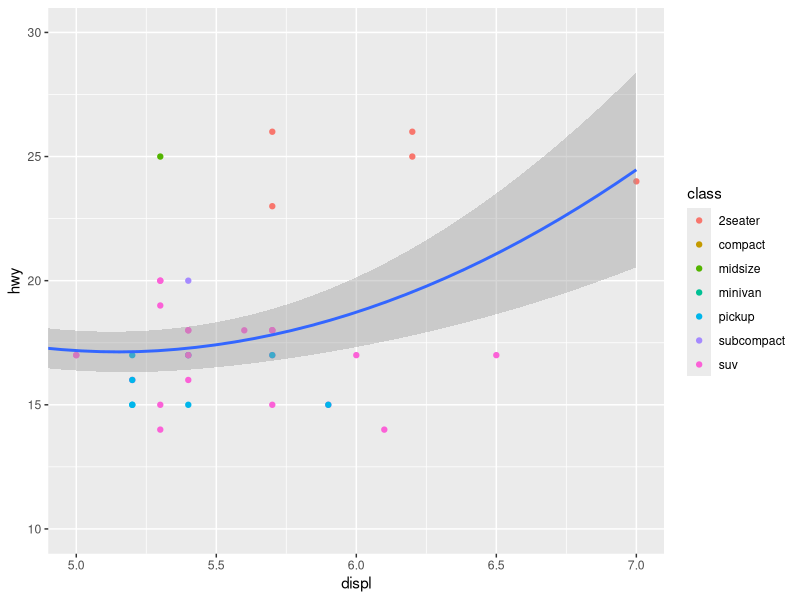
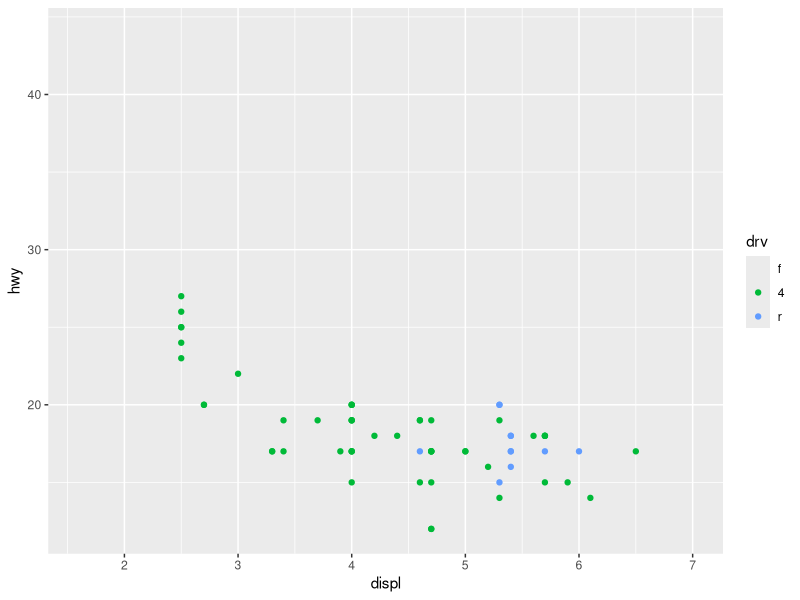
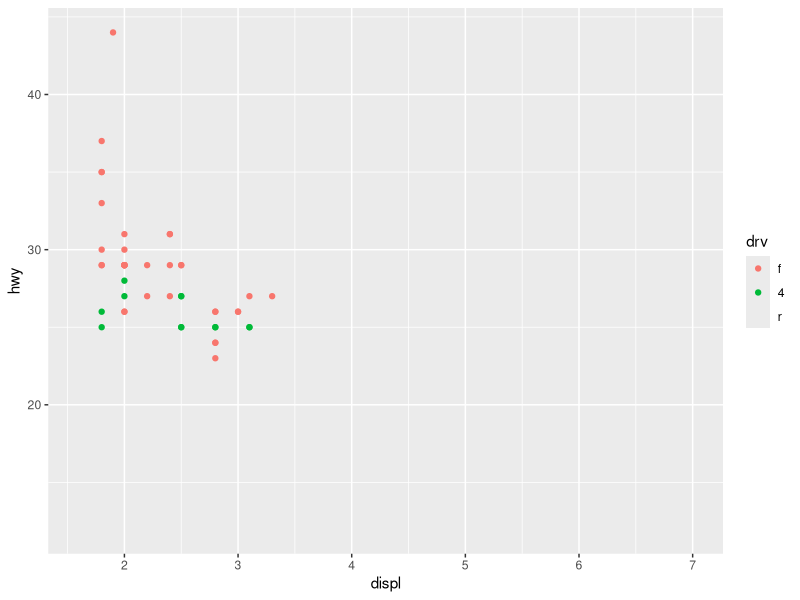
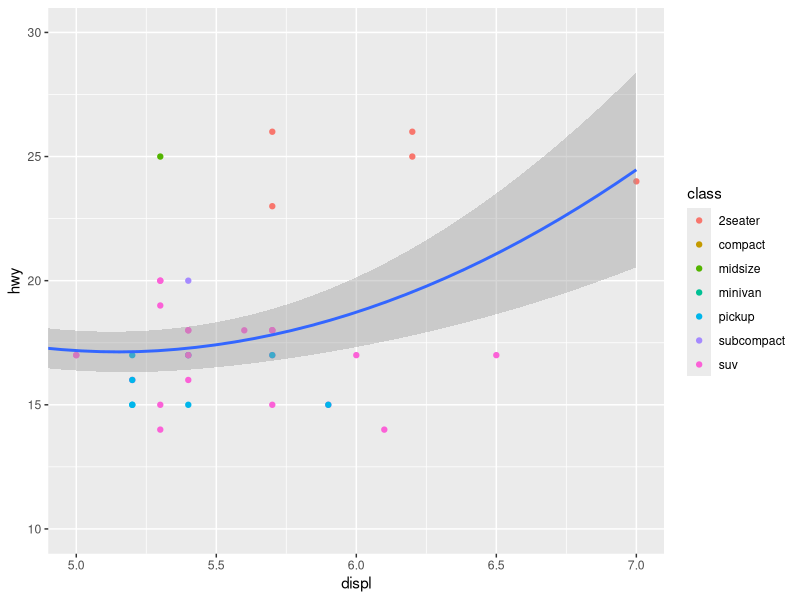
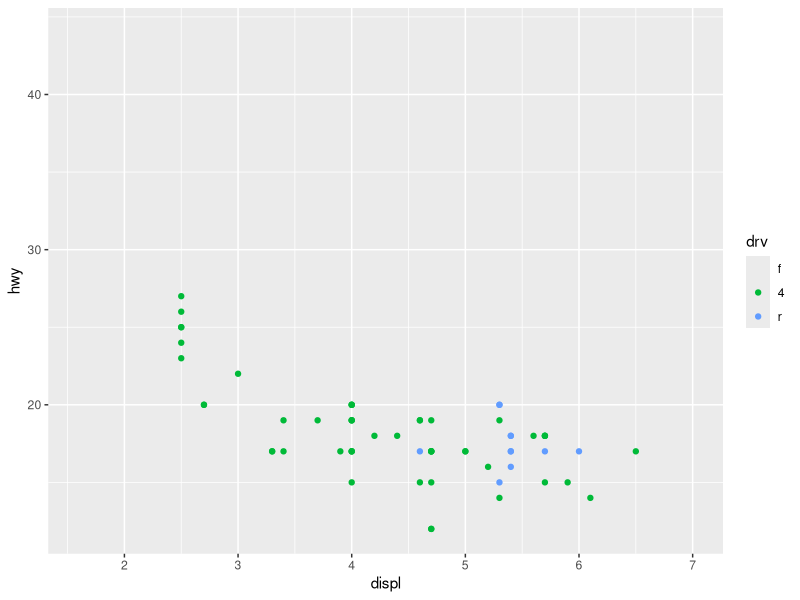
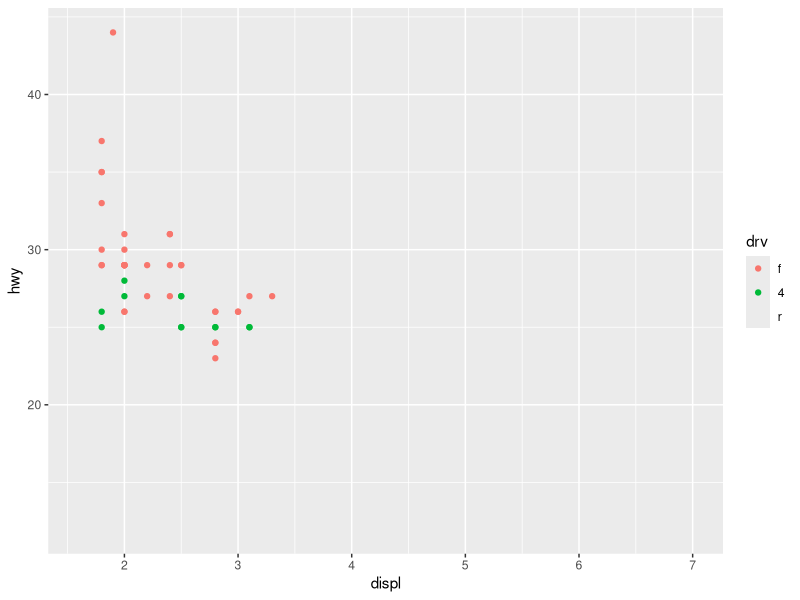

Source code (R) for these figures, in order:
library(tidyverse)

ggplot(mpg, mapping = aes(displ, hwy)) +
  geom_point(aes(color = class)) +
  geom_smooth() +
  coord_cartesian(xlim = c(5, 7), ylim = c(10, 30))

ggsave("communicate/figs/zoom.png")

#to match scales across different plots:
suv <- mpg %>% filter(class == "suv")
compact <- mpg %>% filter(class == "compact")

x_scale <- scale_x_continuous(limits = range(mpg$displ))
y_scale <- scale_y_continuous(limits = range(mpg$hwy))
col_scale <- scale_colour_discrete(limits = unique(mpg$drv))

ggplot(suv, aes(displ, hwy, colour = drv)) +
  geom_point() +
  x_scale +
  y_scale +
  col_scale

ggsave("communicate/figs/zoom2.png")

ggplot(compact, aes(displ, hwy, colour = drv)) +
  geom_point() +
  x_scale +
  y_scale +
  col_scale

ggsave("communicate/figs/zoom3.png")
 